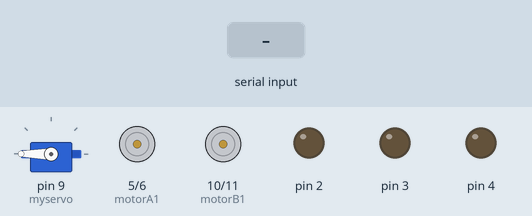
The sketch below on a simulated Arduino Uno, built with avr-gcc and run on an emulated ATmega328P. Parts: servo, motor-driver pin pairs drawn as motors (green arrow = first pin HIGH = forward, orange = second pin HIGH = backward, longer = more drive), output pins drawn as LEDs (lit = HIGH). The test bench sets the inputs (shaded band).

Above: at 2.2 s.
2.3 s: "F" received over Serial
At 3.1 s:
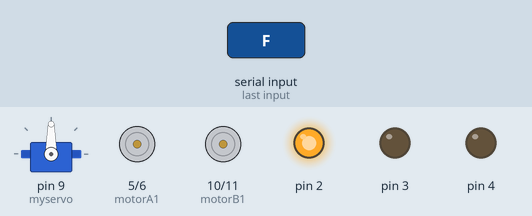
5.3 s: "I" received over Serial
At 6.5 s:
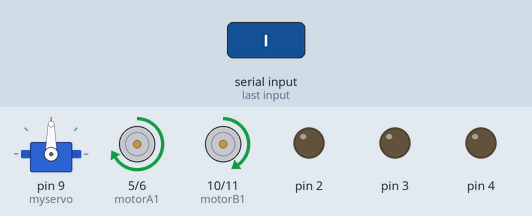
6.8 s: "G" received over Serial
At 7.8 s:
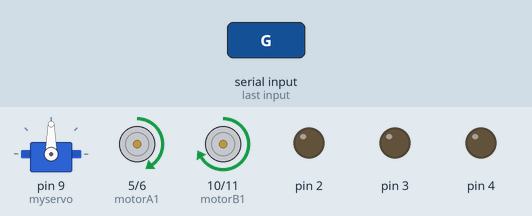
8.3 s: "F" received over Serial
At 9.0 s:
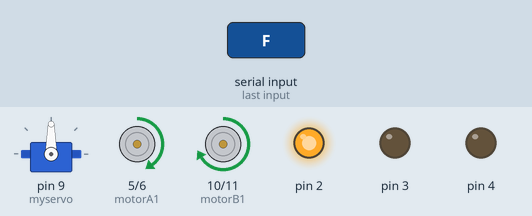
10.8 s: "0" received over Serial
At 12.5 s:
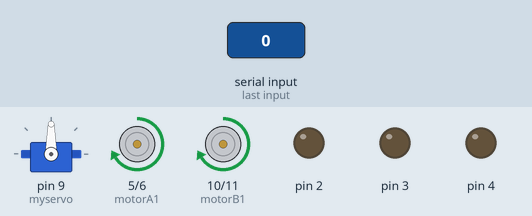
12.8 s: "I" received over Serial
At 13.6 s:
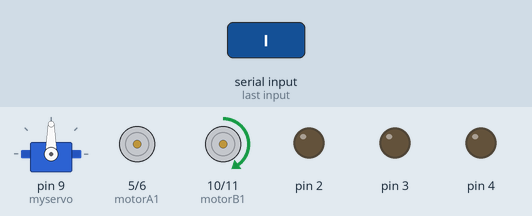
Timing chart, 0 to 15.3 s (numbered marks = the images above; inputs shaded):
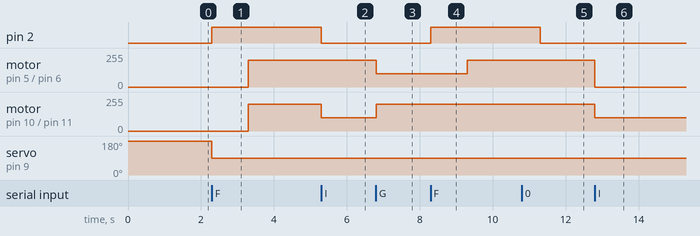

The sketch:

bliblioteca_bluetooth.ino
```cpp
#include <Servo.h>

Servo myservo;// Cria um objeto baseado na biblioteca Servo

int serv = 5;

const int motorA1  = 5;    // Pin  1 of L293.
const int motorA2  = 6;    // Pin  2 of L293.
const int motorB1  = 10;   // Pin  3 of L293.
const int motorB2  = 11;   // Pin  4 of L293.


// Variáveis Úteis
int i = 0;
int j = 0;
int state_rec;
int vSpeed = 200;   // Define velocidade padrão 0 &lt; x &lt; 255.
char state;

void setup() {
  // Inicializa as portas como entrada e saída.
  myservo.attach(9);// Diz que o objeto "myservo" está ligado ao pino 9

  digitalWrite(2, LOW);
    myservo.write(180);// Comando para mandar o servo para posição 180
    delay(1000);

  pinMode(motorA1, OUTPUT);
  pinMode(motorA2, OUTPUT);
  pinMode(motorB1, OUTPUT);
  pinMode(motorB2, OUTPUT);
  pinMode(2, OUTPUT);
  pinMode(3, OUTPUT);
  pinMode(4, OUTPUT);

  // Inicializa a comunicação serial em 9600 bits.
  Serial.begin(9600);
}

void loop() {

  if (Serial.available() > 0) {
    state_rec = Serial.read();
    state = state_rec;
    //   Serial.println(vSpeed);
  }

  // Altera a velocidade de acordo com valores especificados.
  if (state == '0') {
    vSpeed = 0;
  }
  else if (state == '4') {
    vSpeed = 100;
  }
  else if (state == '6') {
    vSpeed = 155;
  }
  else if (state == '7') {
    vSpeed = 180;
  }
  else if (state == '8') {
    vSpeed = 200;
  }
  else if (state == '9') {
    vSpeed = 230;
  }
  else if (state == 'q') {
    vSpeed = 255;
  }


  // Se o estado recebido for igual a 'F', o carro se movimenta para frente.
  if (state == 'F') {

    digitalWrite(2, HIGH);
    myservo.write(90);// Comando para mandar o servo para posição 90
    delay(1000);
    digitalWrite(2, LOW);

    analogWrite(motorB1, vSpeed);
    analogWrite(motorA1, vSpeed);
    analogWrite(motorA2, 0);
    analogWrite(motorB2, 0);
  }

    else if (state == 'I') {  // Se o estado recebido for igual a 'I', o carro se movimenta para Frente Esquerda.
    analogWrite(motorA1, vSpeed);
    analogWrite(motorA2, 0);
    analogWrite(motorB1, 100);
    analogWrite(motorB2, 0);
  }

    else if (state == 'G') {   // Se o estado recebido for igual a 'G', o carro se movimenta para Frente Direita.
    analogWrite(motorA1, 100);
    analogWrite(motorA2, 0);
    analogWrite(motorB1, vSpeed);
    analogWrite(motorB2, 0);
  }

  else if (state == 'B') { // Se o estado recebido for igual a 'B', o carro se movimenta para trás.
    analogWrite(motorA1, 0);
    analogWrite(motorB1, 0);
    analogWrite(motorB2, vSpeed);
    analogWrite(motorA2, vSpeed);
  }

   else if (state == 'H') {  // Se o estado recebido for igual a 'H', o carro se movimenta para Trás Esquerda.
    analogWrite(motorA1, 0);
    analogWrite(motorA2, vSpeed);
    analogWrite(motorB1, 0);
    analogWrite(motorB2, 100);
  }

  else if (state == 'J') {  // Se o estado recebido for igual a 'J', o carro se movimenta para Trás Direita.
    analogWrite(motorA1, 0);
    analogWrite(motorA2, 100);
    analogWrite(motorB1, 0);
    analogWrite(motorB2, vSpeed);
  }

  else if (state == 'L') {   // Se o estado recebido for igual a 'L', o carro se movimenta para esquerda.
    analogWrite(motorA1, 0);
    analogWrite(motorA2, vSpeed);
    analogWrite(motorB1, vSpeed);
    analogWrite(motorB2, 0);
  }
  else if (state == 'R') {   // Se o estado recebido for igual a 'R', o carro se movimenta para direita.
    analogWrite(motorA1, vSpeed);
    analogWrite(motorA2, 0);
    analogWrite(motorB1, 0);
    analogWrite(motorB2, vSpeed);
  }
  else if (state == 'S') {   // Se o estado recebido for igual a 'S', o carro permanece parado.
  digitalWrite(2, LOW);
    myservo.write(180);// Comando para mandar o servo para posição 180
    delay(1000);

    analogWrite(motorA1, 0);
    analogWrite(motorA2, 0);
    analogWrite(motorB1, 0);
    analogWrite(motorB2, 0);
  }


}
```

Measured:
- after the input at 2.3 s, pin 2: LOW → HIGH at once; motor on pin 5 (motorA1) / pin 6 (motorA2), motor on pin 10 (motorB1) / pin 11 (motorB2): stopped → forward 200/255 after 1.0 s; servo on pin 9 (myservo): 180° → 90° at once
- after the input at 5.3 s, pin 2: HIGH → LOW at once; motor on pin 10 (motorB1) / pin 11 (motorB2): forward 200/255 → forward 100/255 at once
- after the input at 6.8 s, motor on pin 5 (motorA1) / pin 6 (motorA2): forward 200/255 → forward 100/255 at once; motor on pin 10 (motorB1) / pin 11 (motorB2): forward 100/255 → forward 200/255 at once
- after the input at 8.3 s, pin 2: LOW → HIGH at once; motor on pin 5 (motorA1) / pin 6 (motorA2): forward 100/255 → forward 200/255 after 1.0 s
- after the input at 10.8 s, pin 2: HIGH → LOW after 0.50 s
- after the input at 12.8 s, motor on pin 5 (motorA1) / pin 6 (motorA2): forward 200/255 → stopped at once; motor on pin 10 (motorB1) / pin 11 (motorB2): forward 200/255 → forward 100/255 at once
